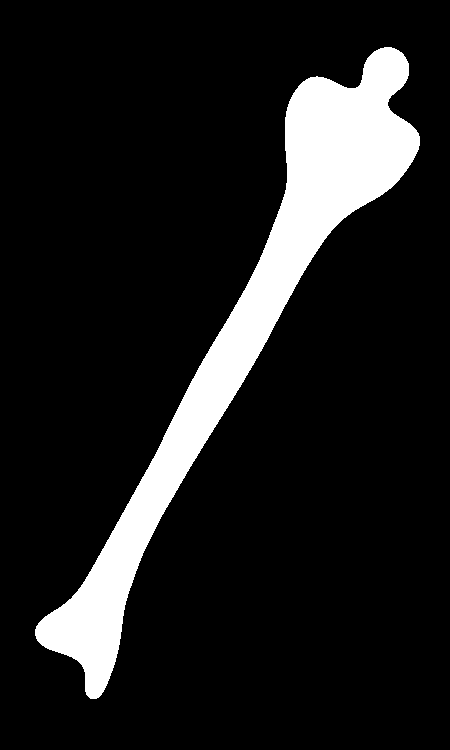
%> input picture images/leg_bone.tif, 450 x 750 px
$ octave FourierDescriptors.m   (GNU Octave 9; MATLAB toolbox functions it lacks are replaced by stand-ins)
%> lines starting %> are read from the running program, lines starting %| are printed output that depends on the picture; in (x1, y1, x2, y2) boxes, pixels count from 0 and x2, y2 are one past the last pixel; in counts of white or black regions, pixels touching at a corner belong together; the program's own positions count from 1
clc
clear all
close all

%% Parameters
K=128; % Number of coefficients
threshold = 8; % Threshold to prune coefficients below

%% Main
I = imread('images/leg_bone.tif');
%> I: size 750x450 logical; 12% white; 1 white region, box (x1, y1, x2, y2) and area: (35, 47, 420, 699) 40395

boundary = getSequenceOf2DPoints(I);
sampledBoundary = subsample(boundary,K);
s = writeEachPointAsComplex(sampledBoundary);
a = fft(s);

optimalCoefficients(a)

aPruned = highPassPrune(a,threshold); %fourier descriptors

figure()
identify(I,aPruned,s);
rotation(I,aPruned,s,50);
scaling(I,aPruned,s,0.75);
starting_point(I,aPruned,s,100);
translation(I,aPruned,s,[100, 50]);
Lgnd = legend('Fourier Descriptor','Translated Boundary');
Lgnd.Position(1) = -0.05;
Lgnd.Position(2) = 0.48;
sgtitle("Fourier Descriptors (# of coefficients="+K+")");

%% Transformations

function identify(I,fourier_descriptors,boundary)
    aApprox = ifft(fourier_descriptors);
    subplot(1,5,1)
    imshow((I));
    hold on, plot(aApprox,'r'),plot(boundary,'g'),title('Identity');
end

function rotation(I,fourier_descriptors,boundary,theta)
    boundary=boundary*exp(j*theta);
    fourier_descriptors = fourier_descriptors*exp(j*theta);
    aApprox = ifft(fourier_descriptors);

    subplot(1,5,2)
    imshow((I));
    hold on, plot(aApprox,'r'),plot(boundary,'g'),title("Rotation (\theta="+theta+")");
end

function scaling(I,fourier_descriptors,boundary,alpha)
    boundary=boundary*alpha;
    fourier_descriptors = fourier_descriptors*alpha;
    aApprox = ifft(fourier_descriptors);

    subplot(1,5,3)
    imshow((I));
    hold on, plot(aApprox,'r'),plot(boundary,'g'),title("Scaling (\alpha="+alpha+")");
end

function starting_point(I,fourier_descriptors,boundary,k0)

    % Transform boundary
    [cols rows] = size(boundary);
    N = rows;
    for k = 1:rows
        try
            boundary(k) = boundary(k-k0); %Is this the right way to deal with k-k0 <1 ?
        catch

        end
    end
    % Transform fourier descriptor
    for u = 1:rows
        fourier_descriptors = fourier_descriptors*exp((-j*2*pi*k0*u)/N);
    end

    aApprox = ifft(fourier_descriptors);
    subplot(1,5,4)
    imshow((I));
    hold on, plot(aApprox,'r'),plot(boundary,'g'),title("Starting Point (\alpha="+k0+")");
end

function translation(I,fourier_descriptors,boundary,delta)
    aApprox = ifft(fourier_descriptors);

    boundary=boundary+complex(delta(1),delta(2));
    aApprox=aApprox+complex(delta(1),delta(2));

    subplot(1,5,5),
    imshow((I))
    hold on, plot(aApprox,'r'),plot(boundary,'g'),title("Translation (\delta=["+delta(1)+","+delta(2)+"])");
end

%% Functions
function points = getSequenceOf2DPoints(img)
    [rows cols] = find(img~=0);
%> rows = 40395 values from 48 to 699; cols = 40395 values from 36 to 420
    points = bwtraceboundary(img, [rows(1), cols(1)], 'N');
%> points = 1441 rows, first 12: [630 36; 629 37; 628 37; 627 37; 626 38; 625 39; 624 39; 623 40; 622 41; 621 42; 620 43; 619 44]
%> `boundary = getSequenceOf2DPoints(I);`: boundary has the same summary as points in getSequenceOf2DPoints
end

function sampled = subsample(points, numberOfDesiredSamples)
%> called with numberOfDesiredSamples = 128
    sampleFactor = length(points)/numberOfDesiredSamples;
%> sampleFactor = 11.26
    dist = 1;

    for row = 1:numberOfDesiredSamples
        sampled(row,2)=points(round(dist),2);
        sampled(row,1)=points(round(dist),1);
        dist = dist + sampleFactor;
    end
%> after the loop, dist = 1442; sampled = 128 rows, first 12: [630 36; 619 44; 611 56; 603 67; 593 77; 582 85; 570 92; 559 98; 548 105; 537 111; 525 117; 514 123]
%> `sampledBoundary = subsample(boundary,K);`: sampledBoundary has the same summary as sampled in subsample

end

function s = writeEachPointAsComplex(points)
    [rows cols] = size(points);
%> rows = 128; cols = 2
    for row = 1:rows
        s(row)=complex(points(row,2),points(row,1));
    end
end

function pruned = highPassPrune(a,threshold)
   [rows cols] = size(a);
    pruned = a;
    for u=1:cols
        if u > threshold & u < cols-threshold
            pruned(u) = 1;
        end
    end
end

function optimalCoefficients(a)
    N = 50
    for n = 2:N
        aPruned = highPassPrune(a,n); %fourier descriptors

        pow = aPruned.*conj(aPruned)
        totalpow(n-1) = sum(pow);
    end
%> after the loop, totalpow = 49 values from 3.82e+09 to 3.83e+09
%> `optimalCoefficients(a)`:
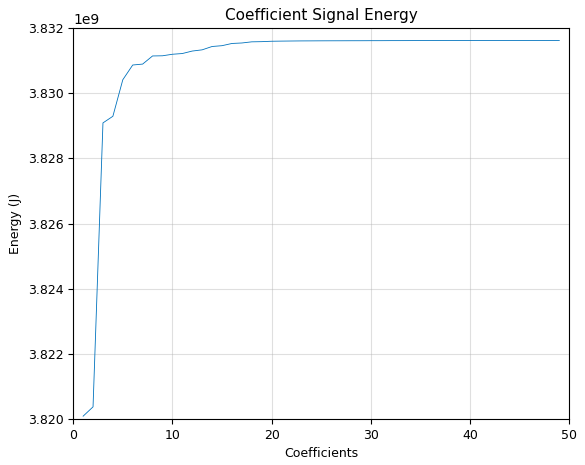
%> figure redrawn from the program's plot data; curve peaks at x = 49, y = 3.83e+09
%> `sgtitle("Fourier Descriptors (# of coefficients="+K+")");`:
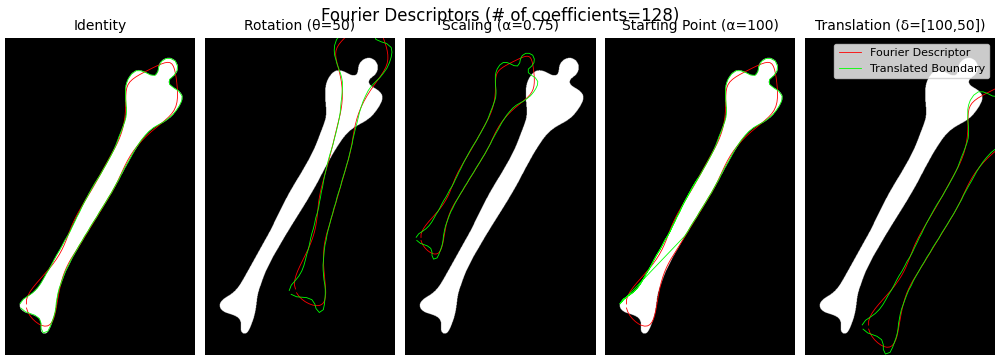
%> figure redrawn from the program's plot data, 5 panels
    figure()
    plot(totalpow)
    ylabel("Energy (J)")
    xlabel("Coefficients")
    title("Coefficient Signal Energy")
    grid()
    grid minor
end

$ run again, with images/chromosome.TIF copied over images/leg_bone.tif
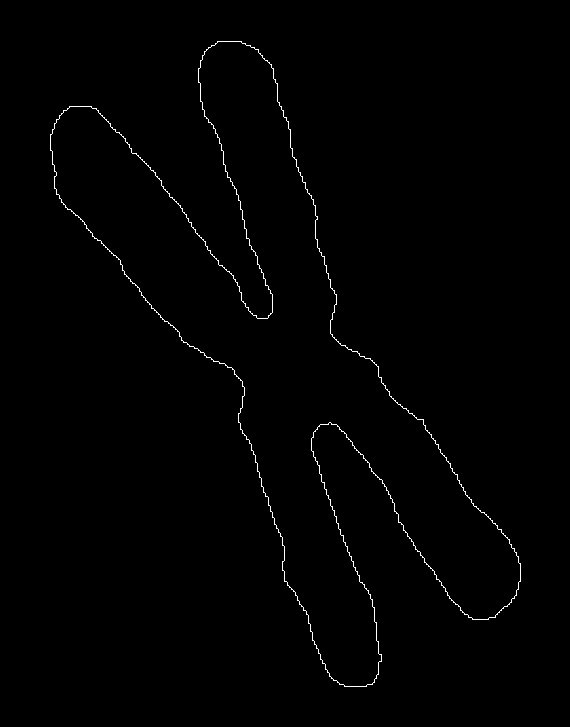
%> input picture images/chromosome.TIF, 570 x 727 px
%> I: size 727x570 logical; 0.69% white in thin lines or dots, all inside (x1, y1, x2, y2) = (50, 41, 521, 687)
%> in getSequenceOf2DPoints, `[rows cols] = find(img~=0);`: rows = 2867 values from 42 to 687; cols = 2867 values from 51 to 521
%> points = 2868 rows, first 12: [135 51; 135 52; 134 53; 133 53; 132 53; 131 53; 130 53; 130 54; 129 55; 128 55; 127 55; 126 55]
%> boundary has the same summary as points in getSequenceOf2DPoints
%> after the loop in subsample, `for row = 1:numberOfDesiredSamples`: dist = 2869; sampled = 128 rows, first 12: [135 51; 118 60; 107 76; 109 97; 125 111; 139 125; 154 136; 169 151; 185 162; 201 175; 217 187; 234 197]
%> sampledBoundary has the same summary as sampled in subsample
%> after the loop in optimalCoefficients, `for n = 2:N`: totalpow = 49 values from 4.19e+09 to 4.27e+09
%> `optimalCoefficients(a)`:
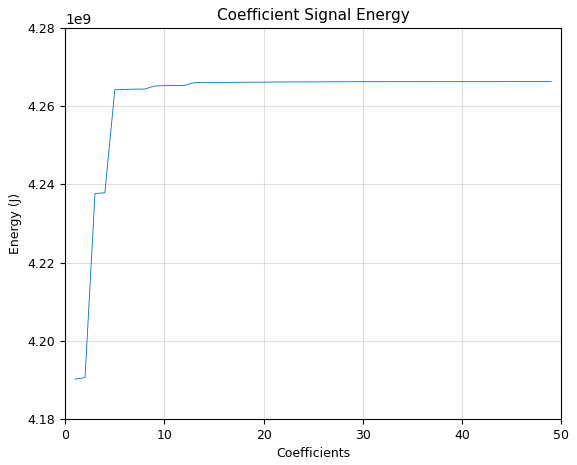
%> figure redrawn from the program's plot data; curve peaks at x = 49, y = 4.27e+09

$ run again, with images/mapleleaf.tif copied over images/leg_bone.tif
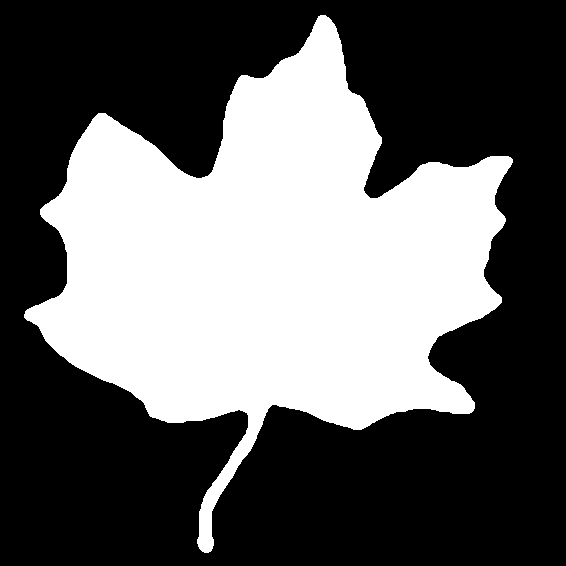
%> input picture images/mapleleaf.tif, 566 x 566 px
%> I: size 566x566 logical; 38.2% white; 1 white region, box (x1, y1, x2, y2) and area: (24, 15, 513, 553) 122446
%> in getSequenceOf2DPoints, `[rows cols] = find(img~=0);`: rows = 122446 values from 16 to 553; cols = 122446 values from 25 to 513
%> points = 1900 rows, first 12: [315 25; 314 26; 313 26; 312 26; 311 27; 310 28; 310 29; 309 30; 309 31; 308 32; 308 33; 307 34]
%> boundary has the same summary as points in getSequenceOf2DPoints
%> after the loop in subsample, `for row = 1:numberOfDesiredSamples`: dist = 1901; sampled = 128 rows, first 12: [315 25; 306 38; 299 53; 288 66; 274 68; 259 68; 244 65; 229 57; 217 42; 204 49; 193 62; 178 68]
%> sampledBoundary has the same summary as sampled in subsample
%> after the loop in optimalCoefficients, `for n = 2:N`: totalpow = 49 values from 3.21e+09 to 3.24e+09
%> `optimalCoefficients(a)`:
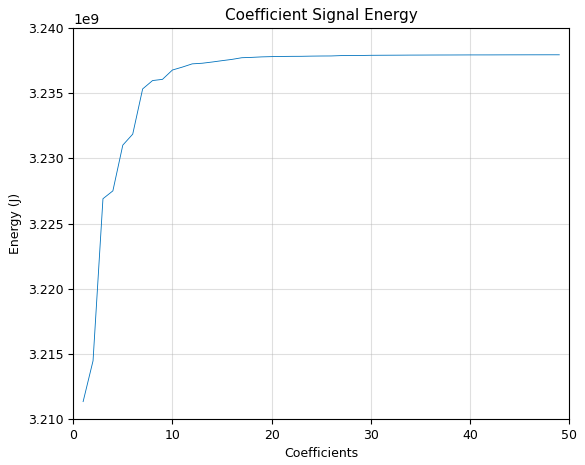
%> figure redrawn from the program's plot data; curve peaks at x = 49, y = 3.24e+09
